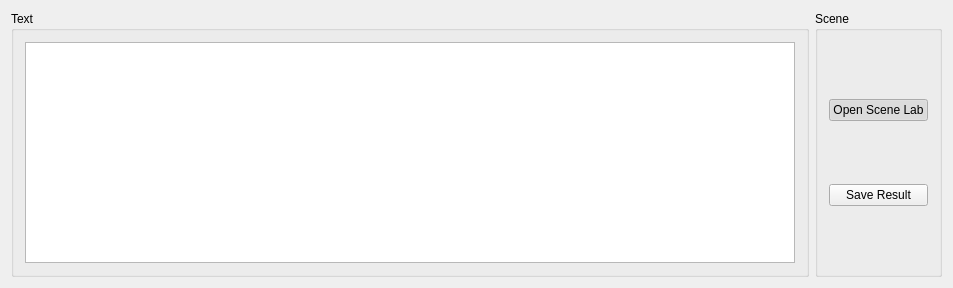
<?xml version="1.0" encoding="UTF-8"?>
<ui version="4.0">
 <class>text_scene_widget</class>
 <widget class="QWidget" name="text_scene_widget">
  <property name="geometry">
   <rect>
    <x>0</x>
    <y>0</y>
    <width>953</width>
    <height>288</height>
   </rect>
  </property>
  <property name="windowTitle">
   <string>text_scene_widget</string>
  </property>
  <layout class="QGridLayout" name="gridLayout">
   <item row="0" column="0">
    <widget class="QGroupBox" name="groupBox">
     <property name="title">
      <string>Text </string>
     </property>
     <layout class="QVBoxLayout" name="verticalLayout">
      <item>
       <widget class="QPlainTextEdit" name="plainTextEdit"/>
      </item>
     </layout>
    </widget>
   </item>
   <item row="0" column="1">
    <widget class="QGroupBox" name="groupBox_2">
     <property name="title">
      <string>Scene</string>
     </property>
     <layout class="QGridLayout" name="gridLayout_2">
      <item row="0" column="1">
       <widget class="QPushButton" name="showSceneLabButton">
        <property name="text">
         <string>Open Scene Lab</string>
        </property>
        <property name="checkable">
         <bool>true</bool>
        </property>
        <property name="checked">
         <bool>true</bool>
        </property>
       </widget>
      </item>
      <item row="1" column="1">
       <widget class="QPushButton" name="pushButton_2">
        <property name="text">
         <string>Save Result</string>
        </property>
       </widget>
      </item>
     </layout>
    </widget>
   </item>
  </layout>
 </widget>
 <layoutdefault spacing="6" margin="11"/>
 <resources/>
 <connections/>
</ui>
